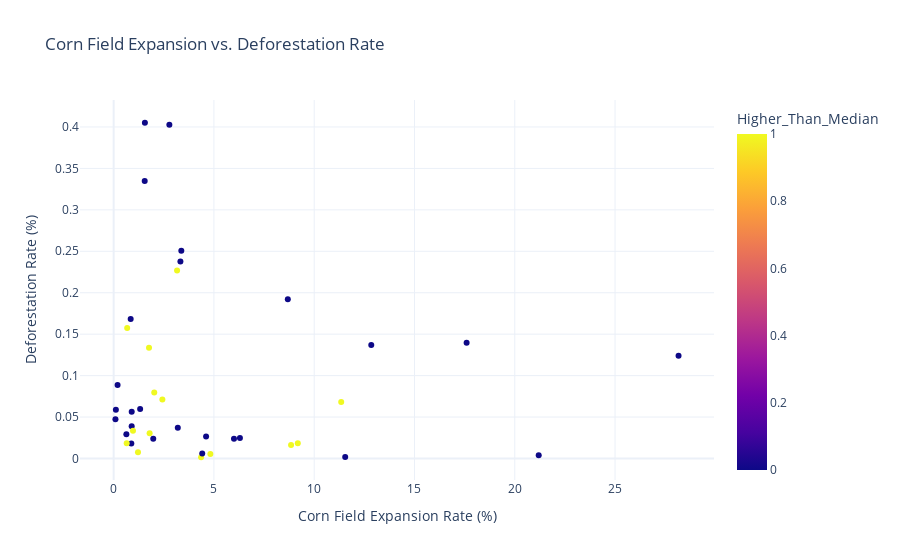

Here is the notebook cell this chart was saved with:
### Code cell
# Assuming you have your 'positive_df' DataFrame with 'Country', 'Average_Corn_Field_Expansion_Rate(%)',
# 'Average_Deforestation_Rate(%)', and 'Higher_Than_Median'

# Create an interactive scatter plot
fig = px.scatter(
    positive_df, 
    x='Average_Corn_Field_Expansion_Rate(%)', 
    y='Average_Deforestation_Rate(%)', 
    color='Higher_Than_Median', 
    hover_name='Country',  # Display country name on hover
    title='Corn Field Expansion vs. Deforestation Rate',
    labels={
        'Average_Corn_Field_Expansion_Rate(%)': 'Corn Field Expansion Rate (%)',
        'Average_Deforestation_Rate(%)': 'Deforestation Rate (%)'
    },
    size_max=100,
    template="plotly_white"
)

# Show the interactive plot
fig.show()

### Figure 1 — Plotly figure (JSON) as saved in the notebook; plotly's stock layout.template omitted (floating-point values rounded to 4 significant figures)
{"data": [{"hovertemplate": "<b>%{hovertext}</b><br><br>Corn Field Expansion Rate (%)=%{x}<br>Deforestation Rate (%)=%{y}<br>Higher_Than_Median=%{marker.color}<extra></extra>", "hovertext": ["Albania", "Austria", "Azerbaijan", "Belarus", "Bosnia and Herzegovina", "Bulgaria", "Burundi", "Canada", "Chile", "China", "Costa Rica", "Croatia", "Cuba", "Czechia", "Dominican Republic", "Germany", "India", "Iraq", "Jamaica", "Kazakhstan", "Kuwait", "Kyrgyzstan", "Lebanon", "Lithuania", "Moldova", "Nepal", "Netherlands", "New Caledonia", "New Zealand", "Poland", "Puerto Rico", "Russian Federation", "Slovakia", "Syrian Arab Republic", "Tajikistan", "Türkiye", "Ukraine", "United States", "Uruguay", "Uzbekistan"], "legendgroup": "", "marker": {"color": [0, 0, 0, 0, 0, 0, 0, 1, 1, 1, 0, 0, 0, 0, 0, 1, 1, 1, 0, 1, 0, 0, 0, 0, 0, 0, 0, 0, 1, 1, 0, 1, 0, 0, 0, 1, 1, 1, 0, 1], "coloraxis": "coloraxis", "symbol": "circle"}, "mode": "markers", "name": "", "orientation": "v", "showlegend": false, "type": "scatter", "x": [0.6335, 0.8989, 0.1966, 28.17, 0.1116, 3.374, 12.84, 1.793, 0.6749, 3.162, 0.8491, 0.09012, 1.558, 4.609, 3.329, 1.213, 2.024, 4.362, 1.549, 4.822, 21.19, 3.198, 6.297, 17.6, 1.322, 0.9008, 0.8818, 11.55, 0.6516, 11.35, 2.778, 9.182, 1.975, 6.0, 4.417, 1.764, 8.847, 0.9642, 8.684, 2.431], "xaxis": "x", "y": [0.02928, 0.03902, 0.08853, 0.124, 0.05897, 0.2507, 0.1371, 0.03054, 0.1573, 0.2268, 0.1683, 0.04746, 0.4051, 0.02664, 0.2378, 0.007424, 0.07951, 0.001513, 0.3347, 0.005497, 0.003928, 0.03725, 0.02487, 0.1397, 0.05966, 0.05645, 0.01797, 0.001845, 0.01828, 0.06821, 0.4025, 0.01846, 0.0238, 0.02385, 0.006035, 0.1337, 0.01638, 0.03354, 0.1922, 0.07123], "yaxis": "y"}], "layout": {"coloraxis": {"colorbar": {"title": {"text": "Higher_Than_Median"}}, "colorscale": [[0, "#0d0887"], [0.1111, "#46039f"], [0.2222, "#7201a8"], [0.3333, "#9c179e"], [0.4444, "#bd3786"], [0.5556, "#d8576b"], [0.6667, "#ed7953"], [0.7778, "#fb9f3a"], [0.8889, "#fdca26"], [1, "#f0f921"]]}, "legend": {"tracegroupgap": 0}, "title": {"text": "Corn Field Expansion vs. Deforestation Rate"}, "xaxis": {"anchor": "y", "domain": [0, 1], "title": {"text": "Corn Field Expansion Rate (%)"}}, "yaxis": {"anchor": "x", "domain": [0, 1], "title": {"text": "Deforestation Rate (%)"}}}}
